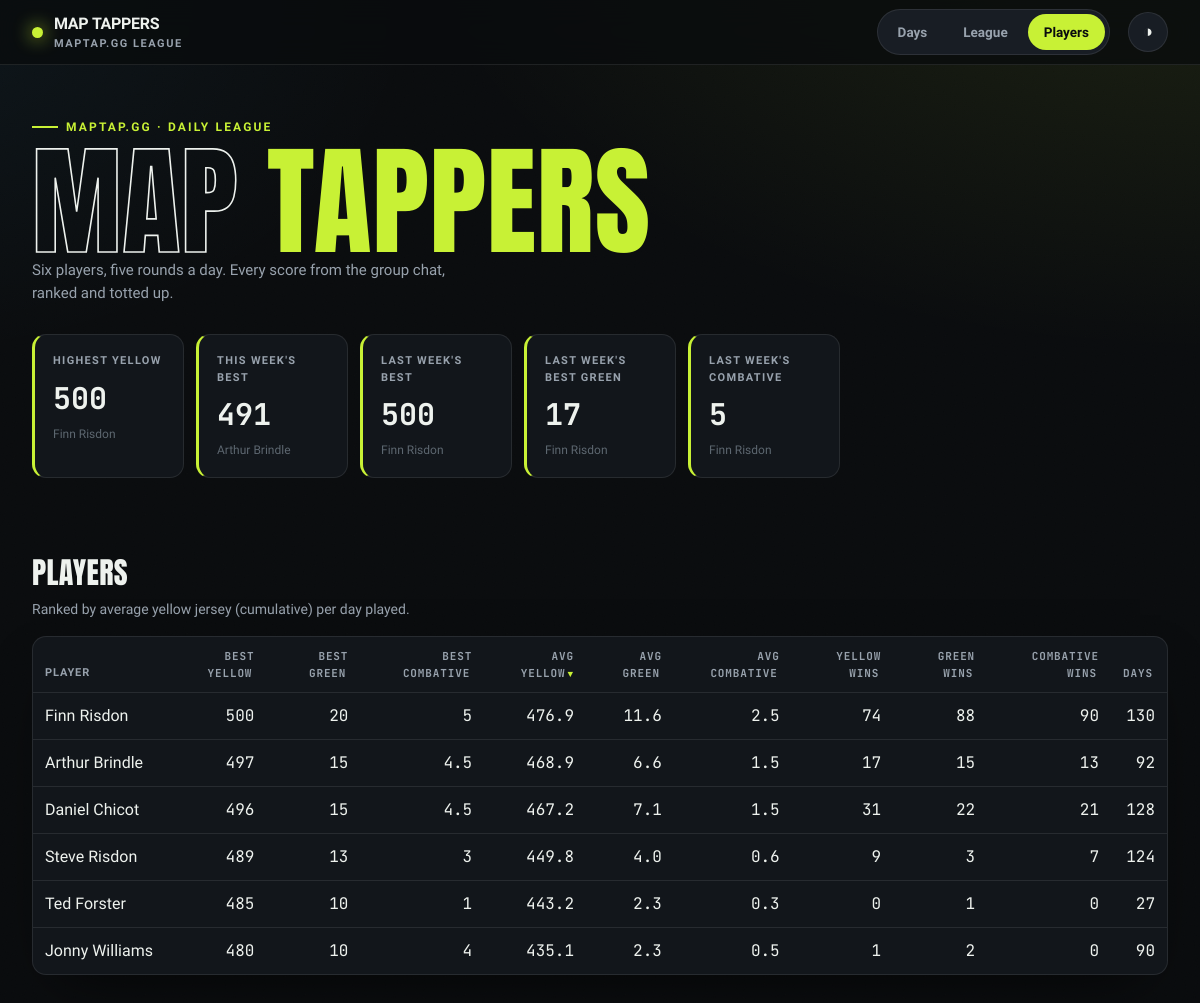
The page /players on the database its author committed.
### tables this page shows
CREATE TABLE entries (
    id INTEGER PRIMARY KEY,
    player TEXT NOT NULL,
    game_date TEXT NOT NULL,
    maptap_score INTEGER NOT NULL,
    UNIQUE (player, game_date)
);

### src/maptap/app.py (the view)
@app.get("/players", response_class=HTMLResponse)
def players(request: Request):
    with closing(_conn()) as conn:
        context = {"players": player_summary(conn), "stats": hero_stats(conn), "active": "players"}
    return templates.TemplateResponse(request, "players.html", context)

### src/maptap/templates/players.html (shortened to what this page needs)
{% extends "base.html" %}
{% block content %}
<h2 class="section-head">Players</h2>
<p class="section-sub">Ranked by average yellow jersey (cumulative) per day played.</p>
<div class="panel table-card players-card">
    <table data-sortable>
        <thead>
            <tr>
                <th class="txt" data-sort="text">Player</th>
                <th class="num" data-sort="number">Best Yellow</th>
                <th class="num" data-sort="number">Best Green</th>
                <th class="num" data-sort="number">Best Combative</th>
                <th class="num" data-sort="number" data-sorted="desc">Avg Yellow</th>
                <th class="num" data-sort="number">Avg Green</th>
                <th class="num" data-sort="number">Avg Combative</th>
                <th class="num" data-sort="number">Yellow Wins</th>
                <th class="num" data-sort="number">Green Wins</th>
                <th class="num" data-sort="number">Combative Wins</th>
                <th class="num" data-sort="number">Days</th>
            </tr>
        </thead>
        <tbody>
            {% for p in players %}
            <tr>
                <td class="txt">{{ p.player }}</td>
                <td class="num">{{ p.best_cumulative }}</td>
                <td class="num">{{ p.best_green }}</td>
                <td class="num">{{ p.best_combative }}</td>
                <td class="num">{{ "%.1f"|format(p.avg_cumulative) }}</td>
                <td class="num">{{ "%.1f"|format(p.avg_green) }}</td>
                <td class="num">{{ "%.1f"|format(p.avg_combative) }}</td>
                <td class="num">{{ p.cumulative_wins }}</td>
                <td class="num">{{ p.green_wins }}</td>
                <td class="num">{{ p.combative_wins }}</td>
                <td class="num">{{ p.days_played }}</td>
            </tr>
            {% endfor %}
        </tbody>
    </table>
</div>
{% endblock %}

### src/maptap/templates/base.html (shortened to what this page needs)
<!DOCTYPE html>
<html lang="en-GB" data-theme="dark">
<head>
    <link rel="stylesheet" href="/static/styles.css">
</head>
<body>
    <nav class="nav">
        <div class="wrap nav-inner">
            <div class="brand">
                <span class="dot"></span>
                <span>MAP&nbsp;TAPPERS<small>maptap.gg league</small></span>
            </div>
            <div class="tabs">
                <a class="tab {{ 'active' if active == 'days' else '' }}" href="/days">Days</a>
                <a class="tab {{ 'active' if active == 'league' else '' }}" href="/league">League</a>
                <a class="tab {{ 'active' if active == 'players' else '' }}" href="/players">Players</a>
            </div>
            <button class="theme-btn" id="themeBtn" title="Toggle theme" aria-label="Toggle theme">◑</button>
        </div>
    </nav>
    <header class="hero">
        <div class="wrap">
            <span class="hero-tag">maptap.gg · daily league</span>
            <h1><span class="out">Map</span> <span class="em">Tappers</span></h1>
            <p class="hero-sub">{{ stats.player_count | number_word }} player{{ '' if stats.player_count == 1 else 's' }}, five rounds a day. Every score from the group chat, ranked and totted up.</p>
            <div class="stat-row">
                <div class="stat">
                    <div class="label">Highest Yellow</div>
                    <div class="value">{{ stats.highest_cumulative if stats.highest_cumulative is not none else '—' }}</div>
                    <div class="sub">{{ stats.highest_cumulative_player or '—' }}</div>
                </div>
                <div class="stat">
                    <div class="label">This Week's Best</div>
                    <div class="value">{{ stats.week_best if stats.week_best is not none else '—' }}</div>
                    <div class="sub">{{ stats.week_best_player or 'no rides yet' }}</div>
                </div>
                <div class="stat">
                    <div class="label">Last Week's Best</div>
                    <div class="value">{{ stats.last_week_best if stats.last_week_best is not none else '—' }}</div>
                    <div class="sub">{{ stats.last_week_best_player or 'no rides' }}</div>
                </div>
                <div class="stat">
                    <div class="label">Last Week's Best Green</div>
                    <div class="value">{{ stats.last_week_best_green if stats.last_week_best_green is not none else '—' }}</div>
                    <div class="sub">{{ stats.last_week_best_green_player or 'no rides' }}</div>
                </div>
                <div class="stat">
                    <div class="label">Last Week's Combative</div>
                    <div class="value">{{ stats.last_week_combative if stats.last_week_combative is not none else '—' }}</div>
                    <div class="sub">{{ stats.last_week_combative_player or 'no rides' }}</div>
                </div>
            </div>
        </div>
    </header>
    <main class="wrap">
        {% block content %}{% endblock %}
    </main>
</body>
</html>

### rows shown on the page
entries: player "Finn Risdon"
entries: player "Arthur Brindle"
entries: player "Finn Risdon"

### other values the page prints
{{ stats.player_count | number_word }} "Six"
{{ '' if stats.player_count == 1 else 's' }} "s"
{{ stats.week_best if stats.week_best is not none else '—' }} "491"
{{ stats.last_week_best if stats.last_week_best is not none else '—' }} "500"
{{ p.player }} "Finn Risdon" "Arthur Brindle" "Daniel Chicot" "Steve Risdon" "Ted Forster" "Jonny Williams"
{{ p.best_cumulative }} "500" "497" "496" "489" "485" "480"
{{ p.best_green }} "20" "15" "15" "13" "10" "10"
{{ p.best_combative }} "5" "4.5" "4.5" "3" "1" "4"
{{ "%.1f"|format(p.avg_cumulative) }} "476.9" "468.9" "467.2" "449.8" "443.2" "435.1"
{{ "%.1f"|format(p.avg_green) }} "11.6" "6.6" "7.1" "4.0" "2.3" "2.3"
{{ "%.1f"|format(p.avg_combative) }} "2.5" "1.5" "1.5" "0.6" "0.3" "0.5"
{{ p.cumulative_wins }} "74" "17" "31" "9" "0" "1"
{{ p.green_wins }} "88" "15" "22" "3" "1" "2"
{{ p.combative_wins }} "90" "13" "21" "7" "0" "0"
{{ p.days_played }} "130" "92" "128" "124" "27" "90"
